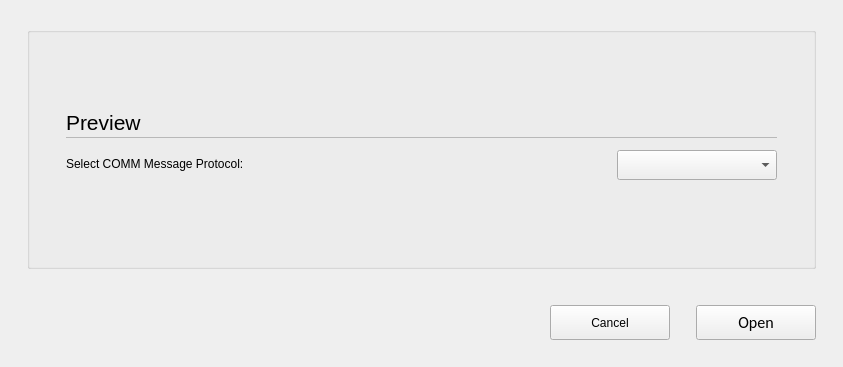
<?xml version="1.0" encoding="UTF-8"?>
<ui version="4.0">
 <class>C_SdImportCommMessagesWidget</class>
 <widget class="QWidget" name="C_SdImportCommMessagesWidget">
  <property name="geometry">
   <rect>
    <x>0</x>
    <y>0</y>
    <width>843</width>
    <height>367</height>
   </rect>
  </property>
  <property name="windowTitle">
   <string>Form</string>
  </property>
  <layout class="QVBoxLayout" name="verticalLayout_2" stretch="0,0,0,0">
   <property name="leftMargin">
    <number>27</number>
   </property>
   <property name="topMargin">
    <number>27</number>
   </property>
   <property name="rightMargin">
    <number>27</number>
   </property>
   <property name="bottomMargin">
    <number>0</number>
   </property>
   <item>
    <widget class="stw::opensyde_gui_elements::C_OgeGbx" name="gridGroupBox">
     <layout class="QGridLayout" name="gridLayout">
      <property name="leftMargin">
       <number>9</number>
      </property>
      <property name="topMargin">
       <number>9</number>
      </property>
      <property name="rightMargin">
       <number>9</number>
      </property>
      <property name="bottomMargin">
       <number>9</number>
      </property>
      <item row="1" column="0">
       <layout class="QVBoxLayout" name="verticalLayout">
        <property name="spacing">
         <number>0</number>
        </property>
        <property name="leftMargin">
         <number>27</number>
        </property>
        <property name="rightMargin">
         <number>27</number>
        </property>
        <property name="bottomMargin">
         <number>0</number>
        </property>
        <item>
         <layout class="QHBoxLayout" name="horizontalLayout_2">
          <property name="spacing">
           <number>6</number>
          </property>
          <property name="bottomMargin">
           <number>0</number>
          </property>
          <item>
           <widget class="stw::opensyde_gui_elements::C_OgeLabHeadingGroupBold" name="pc_LabelHeadingReport">
            <property name="minimumSize">
             <size>
              <width>0</width>
              <height>30</height>
             </size>
            </property>
            <property name="maximumSize">
             <size>
              <width>16777215</width>
              <height>30</height>
             </size>
            </property>
            <property name="font">
             <font>
              <family>Segoe UI</family>
              <pointsize>16</pointsize>
             </font>
            </property>
            <property name="text">
             <string>Preview</string>
            </property>
           </widget>
          </item>
          <item>
           <spacer name="horizontalSpacer_3">
            <property name="orientation">
             <enum>Qt::Horizontal</enum>
            </property>
            <property name="sizeHint" stdset="0">
             <size>
              <width>40</width>
              <height>20</height>
             </size>
            </property>
           </spacer>
          </item>
         </layout>
        </item>
        <item>
         <widget class="stw::opensyde_gui_elements::C_OgeFraSeparator" name="frame">
          <property name="minimumSize">
           <size>
            <width>0</width>
            <height>1</height>
           </size>
          </property>
          <property name="maximumSize">
           <size>
            <width>16777215</width>
            <height>1</height>
           </size>
          </property>
          <property name="frameShape">
           <enum>QFrame::StyledPanel</enum>
          </property>
          <property name="frameShadow">
           <enum>QFrame::Raised</enum>
          </property>
         </widget>
        </item>
        <item>
         <spacer name="verticalSpacer_4">
          <property name="orientation">
           <enum>Qt::Vertical</enum>
          </property>
          <property name="sizeType">
           <enum>QSizePolicy::Fixed</enum>
          </property>
          <property name="sizeHint" stdset="0">
           <size>
            <width>6</width>
            <height>12</height>
           </size>
          </property>
         </spacer>
        </item>
        <item>
         <layout class="QHBoxLayout" name="horizontalLayout_3">
          <property name="leftMargin">
           <number>0</number>
          </property>
          <property name="topMargin">
           <number>0</number>
          </property>
          <property name="bottomMargin">
           <number>0</number>
          </property>
          <item>
           <layout class="QVBoxLayout" name="verticalLayout_3">
            <item>
             <widget class="stw::opensyde_gui_elements::C_OgeLabGroupItem" name="pc_LabelCommMessageProtocol">
              <property name="sizePolicy">
               <sizepolicy hsizetype="Preferred" vsizetype="Preferred">
                <horstretch>0</horstretch>
                <verstretch>0</verstretch>
               </sizepolicy>
              </property>
              <property name="minimumSize">
               <size>
                <width>0</width>
                <height>0</height>
               </size>
              </property>
              <property name="maximumSize">
               <size>
                <width>16777215</width>
                <height>16777215</height>
               </size>
              </property>
              <property name="text">
               <string>Select COMM Message Protocol:</string>
              </property>
             </widget>
            </item>
            <item>
             <spacer name="verticalSpacer_3">
              <property name="orientation">
               <enum>Qt::Vertical</enum>
              </property>
              <property name="sizeType">
               <enum>QSizePolicy::Fixed</enum>
              </property>
              <property name="sizeHint" stdset="0">
               <size>
                <width>20</width>
                <height>3</height>
               </size>
              </property>
             </spacer>
            </item>
           </layout>
          </item>
          <item>
           <spacer name="horizontalSpacer_4">
            <property name="orientation">
             <enum>Qt::Horizontal</enum>
            </property>
            <property name="sizeType">
             <enum>QSizePolicy::Fixed</enum>
            </property>
            <property name="sizeHint" stdset="0">
             <size>
              <width>15</width>
              <height>20</height>
             </size>
            </property>
           </spacer>
          </item>
          <item>
           <widget class="stw::opensyde_gui_elements::C_OgeCbxText" name="comboBox">
            <property name="sizePolicy">
             <sizepolicy hsizetype="Expanding" vsizetype="Fixed">
              <horstretch>0</horstretch>
              <verstretch>0</verstretch>
             </sizepolicy>
            </property>
            <property name="minimumSize">
             <size>
              <width>160</width>
              <height>30</height>
             </size>
            </property>
            <property name="maximumSize">
             <size>
              <width>160</width>
              <height>30</height>
             </size>
            </property>
            <property name="mouseTracking">
             <bool>true</bool>
            </property>
            <property name="editable">
             <bool>false</bool>
            </property>
            <property name="currentIndex">
             <number>-1</number>
            </property>
           </widget>
          </item>
         </layout>
        </item>
        <item>
         <spacer name="verticalSpacer_5">
          <property name="orientation">
           <enum>Qt::Vertical</enum>
          </property>
          <property name="sizeType">
           <enum>QSizePolicy::Fixed</enum>
          </property>
          <property name="sizeHint" stdset="0">
           <size>
            <width>20</width>
            <height>12</height>
           </size>
          </property>
         </spacer>
        </item>
       </layout>
      </item>
     </layout>
    </widget>
   </item>
   <item>
    <spacer name="verticalSpacer_2">
     <property name="orientation">
      <enum>Qt::Vertical</enum>
     </property>
     <property name="sizeType">
      <enum>QSizePolicy::Fixed</enum>
     </property>
     <property name="sizeHint" stdset="0">
      <size>
       <width>20</width>
       <height>30</height>
      </size>
     </property>
    </spacer>
   </item>
   <item>
    <layout class="QHBoxLayout" name="horizontalLayout">
     <property name="topMargin">
      <number>0</number>
     </property>
     <item>
      <spacer name="horizontalSpacer">
       <property name="orientation">
        <enum>Qt::Horizontal</enum>
       </property>
       <property name="sizeHint" stdset="0">
        <size>
         <width>40</width>
         <height>20</height>
        </size>
       </property>
      </spacer>
     </item>
     <item>
      <widget class="stw::opensyde_gui_elements::C_OgePubCancel" name="pc_PushButtonCancel">
       <property name="minimumSize">
        <size>
         <width>120</width>
         <height>35</height>
        </size>
       </property>
       <property name="text">
        <string>Cancel</string>
       </property>
      </widget>
     </item>
     <item>
      <spacer name="horizontalSpacer_2">
       <property name="orientation">
        <enum>Qt::Horizontal</enum>
       </property>
       <property name="sizeType">
        <enum>QSizePolicy::Fixed</enum>
       </property>
       <property name="sizeHint" stdset="0">
        <size>
         <width>20</width>
         <height>20</height>
        </size>
       </property>
      </spacer>
     </item>
     <item>
      <widget class="stw::opensyde_gui_elements::C_OgePubDialog" name="pc_PushButtonOk">
       <property name="minimumSize">
        <size>
         <width>120</width>
         <height>35</height>
        </size>
       </property>
       <property name="maximumSize">
        <size>
         <width>120</width>
         <height>35</height>
        </size>
       </property>
       <property name="font">
        <font>
         <family>Calibri</family>
         <pointsize>12</pointsize>
        </font>
       </property>
       <property name="focusPolicy">
        <enum>Qt::StrongFocus</enum>
       </property>
       <property name="text">
        <string>Open</string>
       </property>
      </widget>
     </item>
    </layout>
   </item>
   <item>
    <spacer name="verticalSpacer">
     <property name="orientation">
      <enum>Qt::Vertical</enum>
     </property>
     <property name="sizeType">
      <enum>QSizePolicy::Fixed</enum>
     </property>
     <property name="sizeHint" stdset="0">
      <size>
       <width>20</width>
       <height>27</height>
      </size>
     </property>
    </spacer>
   </item>
  </layout>
 </widget>
 <customwidgets>
  <customwidget>
   <class>stw::opensyde_gui_elements::C_OgeLabHeadingGroupBold</class>
   <extends>QLabel</extends>
   <header>C_OgeLabHeadingGroupBold.hpp</header>
  </customwidget>
  <customwidget>
   <class>stw::opensyde_gui_elements::C_OgeGbx</class>
   <extends>QGroupBox</extends>
   <header>C_OgeGbx.hpp</header>
   <container>1</container>
  </customwidget>
  <customwidget>
   <class>stw::opensyde_gui_elements::C_OgePubCancel</class>
   <extends>QPushButton</extends>
   <header>C_OgePubCancel.hpp</header>
  </customwidget>
  <customwidget>
   <class>stw::opensyde_gui_elements::C_OgeLabGroupItem</class>
   <extends>QLabel</extends>
   <header>C_OgeLabGroupItem.hpp</header>
  </customwidget>
  <customwidget>
   <class>stw::opensyde_gui_elements::C_OgeFraSeparator</class>
   <extends>QFrame</extends>
   <header>C_OgeFraSeparator.hpp</header>
   <container>1</container>
  </customwidget>
  <customwidget>
   <class>stw::opensyde_gui_elements::C_OgePubDialog</class>
   <extends>QPushButton</extends>
   <header>C_OgePubDialog.hpp</header>
  </customwidget>
  <customwidget>
   <class>stw::opensyde_gui_elements::C_OgeCbxText</class>
   <extends>QComboBox</extends>
   <header>C_OgeCbxText.hpp</header>
  </customwidget>
 </customwidgets>
 <resources/>
 <connections/>
</ui>
